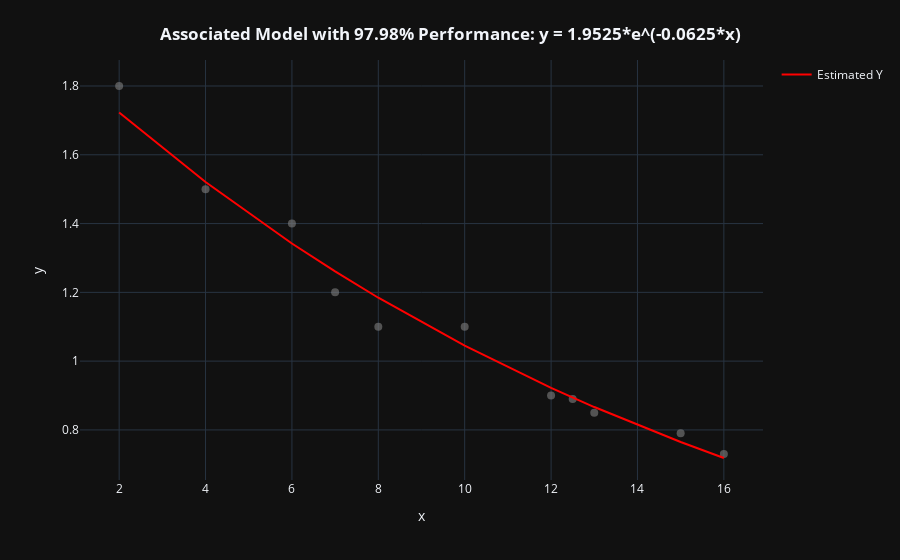

The cell this chart's notebook holds for it:
### Code cell
models[i]['model_graph']

### Figure 1 — Plotly figure (JSON) as saved in the notebook; plotly's stock layout.template omitted (floating-point values rounded to 4 significant figures)
{"data": [{"hovertemplate": "x: %{x}<br>y: %{y}", "legendgroup": "", "marker": {"color": "gray", "coloraxis": "coloraxis", "opacity": 0.6, "size": 8, "symbol": "circle"}, "mode": "markers", "name": "", "orientation": "v", "showlegend": false, "type": "scatter", "x": [2, 4, 6, 7, 8, 10, 12, 12.5, 13, 15, 16], "xaxis": "x", "y": [1.8, 1.5, 1.4, 1.2, 1.1, 1.1, 0.9, 0.89, 0.85, 0.79, 0.73], "yaxis": "y"}, {"hovertemplate": "x: %{x}<br>y: %{y}", "line": {"color": "red"}, "marker": {"color": "gray", "opacity": 0.6, "size": 8}, "mode": "lines", "name": "Estimated Y", "type": "scatter", "x": [2, 4, 6, 7, 8, 10, 12, 12.5, 13, 15, 16], "y": [1.723, 1.521, 1.342, 1.261, 1.184, 1.045, 0.9224, 0.8941, 0.8666, 0.7647, 0.7184]}], "layout": {"coloraxis": {"colorbar": {"title": {"text": "y"}}, "colorscale": [[0, "#0d0887"], [0.1111, "#46039f"], [0.2222, "#7201a8"], [0.3333, "#9c179e"], [0.4444, "#bd3786"], [0.5556, "#d8576b"], [0.6667, "#ed7953"], [0.7778, "#fb9f3a"], [0.8889, "#fdca26"], [1, "#f0f921"]]}, "legend": {"tracegroupgap": 0}, "margin": {"t": 60}, "title": {"text": "<b>Associated Model with 97.98% Performance: y = 1.9525*e^(-0.0625*x)</b>", "x": 0.5, "xanchor": "center", "y": 0.95, "yanchor": "top"}, "xaxis": {"anchor": "y", "domain": [0, 1], "title": {"text": "x"}}, "yaxis": {"anchor": "x", "domain": [0, 1], "title": {"text": "y"}}}}
